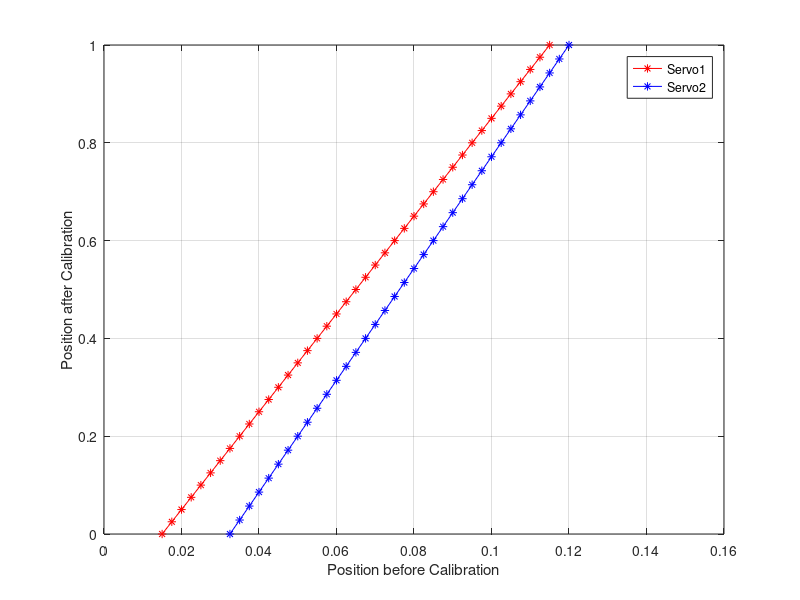

This figure's MATLAB source:
clc, clear variables
%% parameters for mapping 

% Servo 1 - Futaba S3001
% Servo 2 - Reely S-0090

% Increment of pulse width
increment = 0.0025;

% parameters for servo 1
servo1_pulse_start = 0.0150;
servo1_pulse_end = 0.1150;

servo1_pulse_number = (servo1_pulse_end - servo1_pulse_start) / increment;

% parameters for servo 2
servo2_pulse_start = 0.0325;
servo2_pulse_end = 0.1200;

servo2_pulse_number = (servo2_pulse_end - servo2_pulse_start) / increment;

% servos data points calculation
pulse1 = zeros(1, servo1_pulse_number);
pulse1(1) = servo1_pulse_start;

pulse2 = zeros(1, servo2_pulse_number);
pulse2(1) = servo2_pulse_start;

for i = 2:servo1_pulse_number + 1
    pulse1(i) = pulse1(i-1) + increment;
end

for i = 2:servo2_pulse_number + 1
    pulse2(i) = pulse2(i-1) + increment; 
end

% pulse width is mapped to position from range 0 to 1.
% there is a linear relationship between these values.

% calculation of parameters of linear functions
a1 = 1/(pulse1(end) - pulse1(1));
b1 = - pulse1(1) * 1 / (pulse1(end) - pulse1(1));
 
a2 = 1/(pulse2(end) - pulse2(1));
b2 = - pulse2(1) * 1 / (pulse2(end) - pulse2(1));

position1 = a1.*pulse1 + b1;
position2 = a2.*pulse2 + b2; 

% pulse to position plot creation
figure(1)
plot(pulse1, position1, '-*r'), grid on, hold on
plot(pulse2, position2, '-*b'), hold off
ylim([0, 1])
xlabel('Position before Calibration')
ylabel('Position after Calibration')
legend('Servo1', 'Servo2', 'location', 'best')